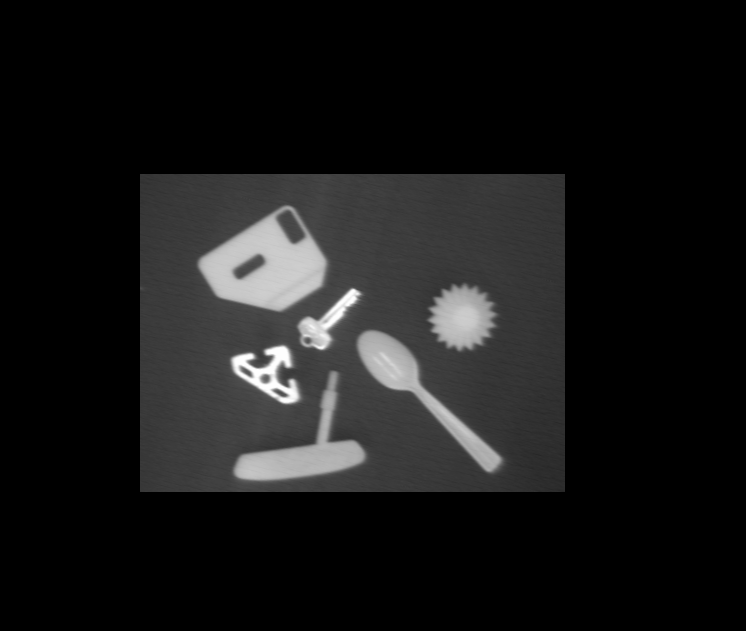
#> input picture homeworks/homework_1/data/many_objects_1.png, 746 x 631 px, given in place of many_objects_1.png.png, which was not available; the run also reads 1 picture not shown here
$ python p3.py many_objects_1.png
#> lines starting #> are read from the running program, lines starting #| are printed output that depends on the picture; after the words box and inside, x2 and y2 are one past the last pixel; in counts of white or black regions, pixels touching at a corner belong together; pictures that were not available may be replaced by others from this repository, and a replacement may not be noted
#> in main, test_img is the input picture: shape (631, 746, 3); min 0, max 254, mean 23.5
### homeworks/homework_1/p1n2.py
#!/usr/bin/env python3
import cv2
import numpy as np
import sys
from scipy.ndimage import gaussian_filter
from scipy.signal import convolve2d
import matplotlib.pyplot as plt


def binarize( gray_image, thresh_val ):
    """ Function to threshold grayscale image to binary
        Sets all pixels lower than threshold to 0, else 255

        Args:
        - gray_image: grayscale image as an array
        - thresh_val: threshold value to compare brightness with

        Return:
        - binary_image: the thresholded image
    """
#> called with thresh_val = 128
    binary_image = 255 * ( gray_image >= thresh_val ).astype( np.uint8 )
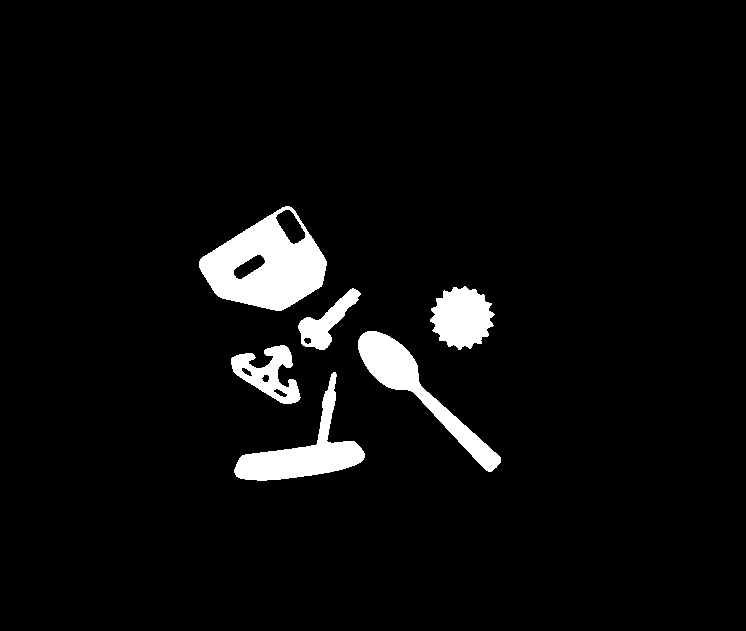
#> binary_image: shape (631, 746); 4.8% white; 6 white regions, box (x1, y1, x2, y2) and area: (199, 206, 327, 311) 7678, (358, 331, 501, 472) 4239, (234, 372, 365, 481) 4216, (430, 286, 495, 350) 2869, (231, 345, 301, 404) 1956, (298, 288, 361, 350) 1425

    return binary_image

# binarize


def label( binary_image ):
    """ Function to labeled components in a binary image
        Uses a sequential labeling algorithm

        Args:
        - binary_image: binary image with multiple components to label

        Return:
        - lab_im: binary image with grayscale level as label of component
    """

    _, lab_im = cv2.connectedComponents( binary_image )
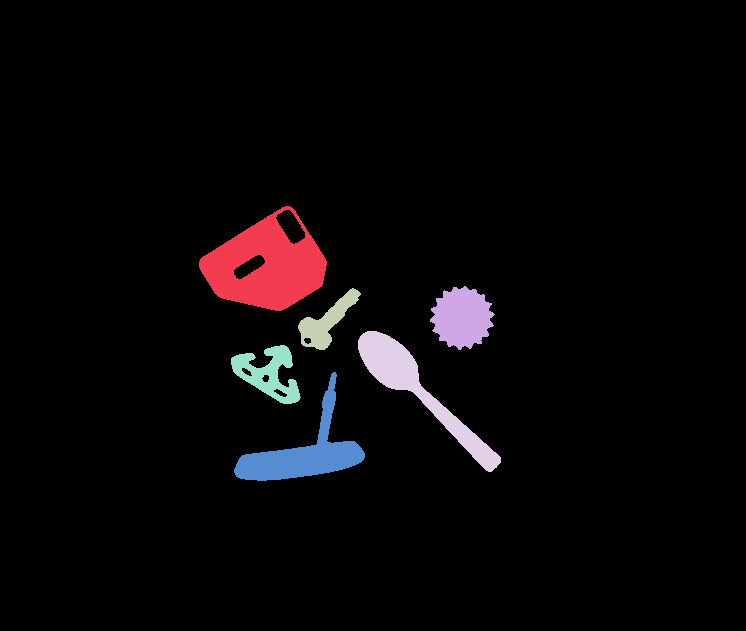
#> lab_im: shape (631, 746) int32; 7 distinct labels, from 0 to 6; one colour per label, 0 black
    return lab_im

# label


def measure_com( binary_image ):
    """ Helper function to get the center of mass of a binary image

        Args:
            - binary_image: binary image array

        Return:
            - com: a dict of 'x' and 'y' for the center of mass values (int)

    """
    x = np.arange( binary_image.shape[1] )
    y = np.arange( binary_image.shape[0] )

    X, Y = np.meshgrid( x, y )

    com = {}

    mass = binary_image.sum()
    com['x'] = int( ( X * binary_image ).sum() / mass )
    com['y'] = int( ( Y * binary_image ).sum() / mass )

    return com

# measure_com


def measure_second_moment( binary_image, com ):
    """ Helper function to get the center of mass of a binary image

        a -> I_xx
        b -> I_xy
        c -> I_yy

        Args:
            - binary_image: binary image array
            - com: the center of mass position dict of 'x' and 'y'

        Return:
            - (orientation, roundedness) of the body

    """
    # ensure binary_image is max value of one
    binary_img = ( binary_image > 0 ).astype( int )

    # extract com
    x_com = com['x']
    y_com = com['y']

    # get the X and Y grid
    x_range = np.arange( binary_img.shape[1] , dtype = np.int64 )
    y_range = np.arange( binary_img.shape[0] , dtype = np.int64 )
    X, Y = np.meshgrid( x_range, y_range )

    # push the center of mass to the origin
    Xp = X - x_com  # x' = x - x_com
    Yp = Y - y_com  # y' = y - y_com

    # calculate 2nd moment parameters
    I_xx = ( ( Xp ** 2 ) * binary_img ).sum()
    I_xy = 2 * ( Xp * Yp * binary_img ).sum()
    I_yy = ( ( Yp ** 2 ) * binary_img ).sum()

    # calculate orientation
    theta_1 = np.arctan2( I_xy, I_xx - I_yy ) / 2  # orientation
    theta_2 = theta_1 + np.pi / 2

    # calculate roundedness
    E = lambda th: I_xx * np.sin( th ) ** 2 - I_xy * np.sin( th ) * np.cos( th ) + I_yy * np.cos( th ) ** 2

    roundedness = E( theta_1 ) / E( theta_2 )  # E_min/E_max

    return ( theta_1, roundedness )

# measure_second_moment


def get_attribute( labeled_image ):
    """ Function to get the attributes of each component of the image
        Calculates the position, orientation, and roundedness

        Args:
        - labeled_image: image file with labeled components

        Return:
        - attribute_list: a list of the aforementioned attributes
    """
    # get the object list
    objects = np.unique( labeled_image[labeled_image > 0] )  # remove the bg
#> objects = [1, 2, 3, 4, 5, 6]

    # iterate through the objects to get their parameters
    attribute_list = [None] * len( objects )
#> attribute_list = 6 items
    for obj in objects:
        # attribute dict
        attribute_obj = {}

        # segment out the image
        img_mask = ( labeled_image == obj ).astype( np.uint8 )

        # get the COM position attribute
        com = measure_com( img_mask )
        attribute_obj['position'] = com

        # get the orientation of the body attribute
        orient, rounded = measure_second_moment( img_mask, com )
        attribute_obj['orientation'] = orient
        attribute_obj['roundedness'] = rounded

        # add the attribute to the list
        attribute_list[obj - 1] = attribute_obj
#> this loop made 6 passes
#> (mass in measure_com, x_com in measure_second_moment, y_com in measure_second_moment, I_xx in measure_second_moment, I_xy in measure_second_moment, I_yy in measure_second_moment, theta_1 in measure_second_moment, theta_2 in measure_second_moment) on passes 1 to 6: (7678, 265, 265, 7441377, -558248, 3919285, -0.0786, 1.49), (2869, 461, 317, 659805, -2808, 664082, -1.28, 0.29), (1425, 326, 321, 348328, -527516, 342115, -0.78, 0.791), (4239, 417, 389, 6760002, 12647554, 6522882, 0.776, 2.35), (1956, 268, 373, 619119, 324216, 444835, 0.539, 2.11), (4216, 303, 452, 4771093, -2840978, 2066279, -0.405, 1.17)
#> pass 1, in get_attribute, `img_mask = ( labeled_image == obj ).astype( np.uint8 )`:
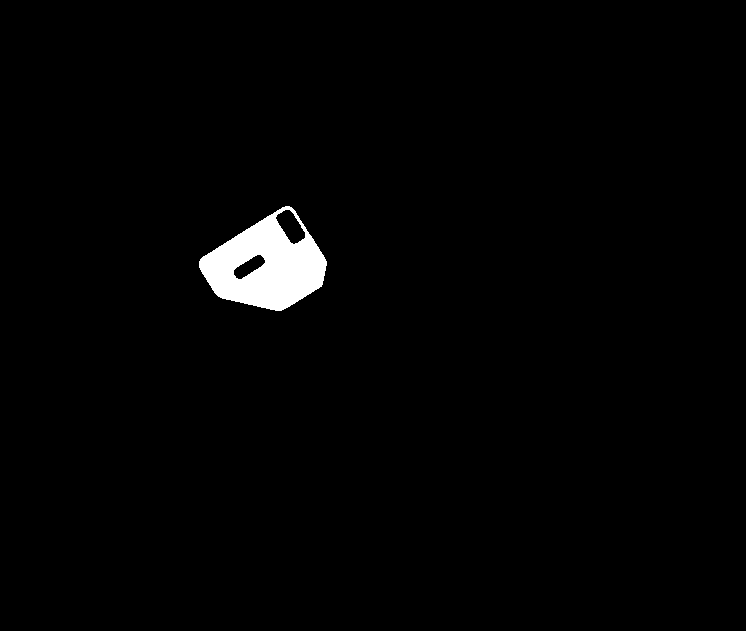
#> img_mask: shape (631, 746); values 0 (black) and 1 (white), 1.6% white; 1 white region, box (x1, y1, x2, y2) and area: (199, 206, 327, 311) 7678
#> pass 1, in measure_second_moment, `Xp = X - x_com  # x' = x - x_com`:
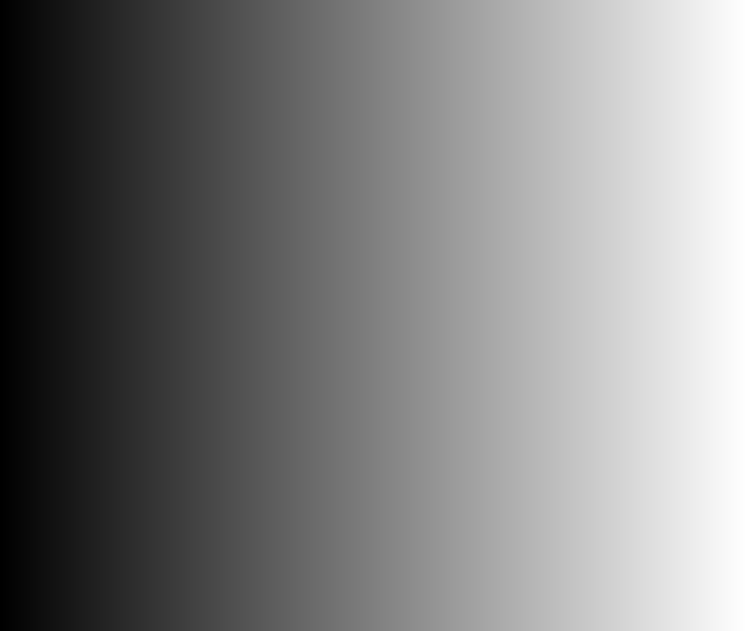
#> Xp: shape (631, 746) int64; min -265, max 480, mean 107.5; drawn with min black and max white
#> pass 1, in measure_second_moment, `Yp = Y - y_com  # y' = y - y_com`:
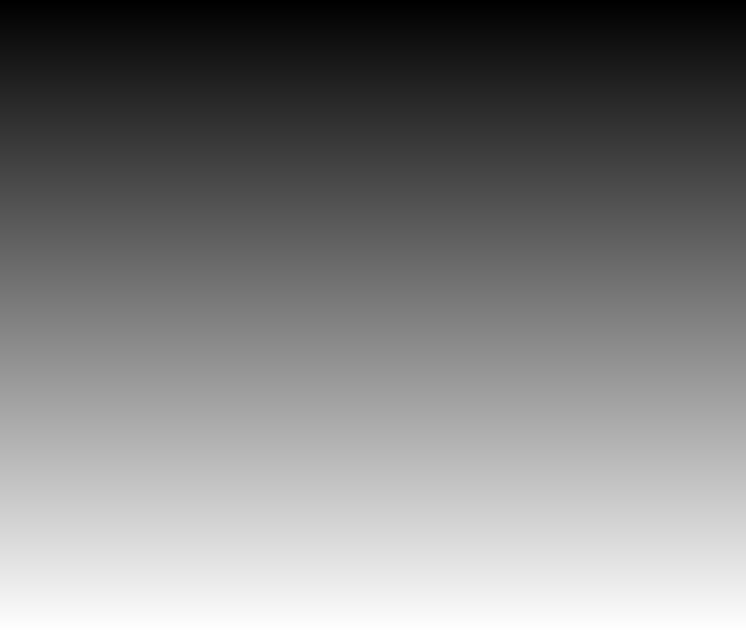
#> Yp: shape (631, 746) int64; min -265, max 365, mean 50; drawn with min black and max white

    # for
    return attribute_list

# get_attribute


# [23 lines left out: function draw_attributes, not called in this run]

# draw_attributes


def nonmax_suppress( d_image_x, d_image_y ):
    ''' Perofrm non-maximum suppression'''
    # get the image magnitude and direction
    d_image_mag = np.sqrt( d_image_x ** 2 + d_image_y ** 2 )
    d_image_dir = np.rad2deg( np.arctan2( d_image_y, d_image_x ) )

    # bin the image direction
    d_image_dir_binned = np.zeros_like( d_image_dir, dtype = int )
    for angle in range( 0, 180, 45 ):
        angle2 = angle - 180
        angle3 = angle + 180
        mask_angle = ( angle - 22.5 <= d_image_dir ) & ( d_image_dir < angle + 22.5 )
        mask_angle2 = ( angle2 - 22.5 <= d_image_dir ) & ( d_image_dir < angle2 + 22.5 )
        mask_angle3 = ( angle3 - 22.5 <= d_image_dir ) & ( d_image_dir < angle3 + 22.5 )
        mask = mask_angle | mask_angle2 | mask_angle3

        d_image_dir_binned[mask] = angle

    # for

    ( I, J ) = np.nonzero( d_image_mag )

    # iterate over non-zero values
    output_img = np.zeros_like( d_image_mag )
    for i, j in zip( I, J ):
        # skip the boundary
        if ( i < 1 ) or ( i >= d_image_mag.shape[0] - 1 ):
            continue

        if ( j < 1 ) or ( j >= d_image_mag.shape[1] - 1 ):
            continue

        # grab the angle
        angle = d_image_dir_binned[i, j]

        # collect values to check
        if angle == 0:  # x-axis
            check_values = [d_image_mag[i, j + l] for l in range( -1, 1 + 1 ) if l != 0]

        elif angle == 45:  # along y = x
            check_values = [d_image_mag[i + l, j + l] for l in range( -1, 1 + 1 ) if l != 0]

        elif angle == 90:  # along y-axis
            check_values = [d_image_mag[i + l, j] for l in range( -1, 1 + 1 ) if l != 0]

        else:  # along y = -x
            check_values = [d_image_mag[i + l, j - l] for l in range( -1, 1 + 1 ) if l != 0]

        # nms

        if np.max( check_values ) <= d_image_mag[i, j]:
            output_img[i, j] = d_image_mag[i, j]

        # if

        else:
            output_img[i, j] = 0

    # for

    return output_img

# nonmax_suppress


def detect_edges( image, sigma, threshold, lo_thresh = np.inf, nms = False ):
    """Find edge points in a grayscale image.

    Args:
        - image (2D uint8 array): A grayscale image.
        - sigma: the sigma value for a gaussian derivative convolution
        - threshold: the threshold value for determining edges
        - lo_thresh (default None): the potential edge threshold for hysteresis
                                    thresholding
    Return:
      - edge_image (2D binary image): each location indicates whether it belongs to an edge or not
    """

    # get the derivative of the images
    sobel_x = np.array( [[-1, 0, 1], [-2, 0, 2], [-1, 0, 1]] )
    sobel_y = sobel_x.T
    blurred_image = gaussian_filter( image, sigma, order = 0 )
    d_image_x = convolve2d( blurred_image, sobel_x, 'same' )
    d_image_y = convolve2d( blurred_image, sobel_y, 'same' )

    # perform non-maximal suppression
    if nms:
        d_image_mag = nonmax_suppress( d_image_x, d_image_y )

    else:
        d_image_mag = np.sqrt( d_image_x ** 2 + d_image_y ** 2 )

    # hysteresis thresholding
    # # get the definitive edges
    edge_image = ( d_image_mag >= threshold ).astype( np.uint8 )

    if lo_thresh < threshold:  # hysteresis thresholding (only need if lo_thresh < threshold)
        # find the potential edges
        edge_image += ( d_image_mag >= lo_thresh ).astype( np.uint8 )

        # at this point, potential matches should be 1 and definitive matches should be 2
        for i in range( edge_image.shape[0] ):
            for j in range( edge_image.shape[1] ):
                # find the indices for the neighborhood array
                lo_i = i - 1 if i > 0 else 0
                hi_i = i + 2 if i < edge_image.shape[0] - 1 else None  # on the far edge
                lo_j = j - 1 if j > 0 else 0
                hi_j = j + 2 if j < edge_image.shape[1] - 1 else None  # on the far edge

                neighbors = edge_image[lo_i:hi_i, lo_j:hi_j]

                # check if there is a definitive edge around
                if np.count_nonzero( neighbors > 1 ) == 0:  # if there are no definitive edges
                    edge_image[i, j] = 0  # set this as not an edge

                # if
            # for
        # for
    # if

    # post processing for binarization of edges
    edge_image[edge_image.nonzero()] = 255

    return edge_image

# detect_edges


def get_edge_attribute( labeled_image, edge_image ):
    '''
    Function to get the attributes of each edge of the image
          Calculates the angle, distance from the origin and length in pixels
    Args:
      labeled_image: binary image with grayscale level as label of component
      edge_image (2D binary image): each location indicates whether it belongs to an edge or not

    Returns:
       attribute_list: a list of list [[dict()]]. For example, [lines1, lines2,...],
       where lines1 is a list and it contains lines for the first object of attribute_list in part 1.
       Each item of lines 1 is a line, i.e., a dictionary containing keys with angle, distance, length.
       You should associate objects in part 1 and lines in part 2 by putting the attribute lists in same order.
       Note that votes in HoughLines opencv-python is not longer available since 2015. You will need to compute the length yourself.
    '''
    # get the labels
    labels = np.unique( labeled_image[labeled_image.nonzero()] )

    # set-up
    x_range = np.arange( edge_image.shape[1] )
    y_range = np.arange( edge_image.shape[0] )
    X, Y = np.meshgrid( x_range, y_range )

    # get the line attributes
    attribute_list = [None] * len( labels )
    for lbl in labels:
        # segment out the edge image
        lbl_edges = 255 * np.logical_and( labeled_image == lbl, edge_image ).astype( np.uint8 )

        # get the Hough Transform for lines
        lines = cv2.HoughLines( lbl_edges, 2, np.pi / 180, 35 )
        if isinstance( lines, type( None ) ):
            continue

        # if

        lines = lines[:, 0, :]  # drop unnecessary dimension

        # determine the length of lines
        dist_thresh = 2  # (px) the distance threshold for counting length of lines

        # iterate over all of the lines associated with this label
        lbl_attr_list = []
        for rho, theta in lines:
            line_dict = {'angle': theta, 'distance': rho}
            # calculate the distance from the line
            line_dist = np.abs( np.cos( theta ) * X + np.sin( theta ) * Y - rho )

            # find all of the overlaps on the edges w/in a threshold
            pixels_on_line = ( lbl_edges ) & ( line_dist <= dist_thresh )

            # find line continuity ( not implemented )

            # find length of line
            line_dict['length'] = np.count_nonzero( pixels_on_line )

            # append the dict to the label list
            lbl_attr_list.append( line_dict )

        # for

        # Add the attribute
        attribute_list[lbl - 1] = lbl_attr_list

    # for

    return attribute_list

# get_edge_attribute


# [26 lines left out: function draw_edge_attributes, not called in this run]

# draw_edge_attributes


def get_circle_attribute( labeled_image, edge_image ):
    '''
    Function to get the attributes of each circle of the image
          Calculates the center and radius in pixels (non-rounded)
    Args:
      labeled_image: binary image with grayscale level as label of component
      edge_image (2D binary image): each location indicates whether it belongs to an edge or not

    Returns:
       attribute_list: a list of list [[dict()]]. For example, [lines1, lines2,...],
       where lines1 is a list and it contains lines for the first object of attribute_list in part 1.
       Each item of lines 1 is a circle, i.e., a dictionary containing keys with radius, position,
           where position is a dict of keys 'x' and 'y'.
       You should associate objects in part 1 and lines in part 2 by putting the attribute lists in same order.
       Note that votes in HoughLines opencv-python is not longer available since 2015. You will need to compute the length yourself.
       Will return None for an image if no circles were detected
    '''

    # extra credits

    # get the labels
    labels = np.unique( labeled_image[labeled_image.nonzero()] )

    # determine all the circles in the image
    attribute_list = [None] * len( labels )
    for lbl in labels:
        # segment out the edge image
        lbl_edges = 255 * np.logical_and( labeled_image == lbl, edge_image ).astype( np.uint8 )

        # perform the hough transform
        circles = cv2.HoughCircles( lbl_edges, cv2.HOUGH_GRADIENT, 2, 20,
                                   param1 = 50, param2 = 60,
                                   minRadius = 0, maxRadius = 0 )
        if isinstance( circles, type( None ) ):
            continue

        # if

        circles = circles[:, 0, :]  # drop unnecessary dimenstion

        # determine the length of lines
        dist_thresh = 2  # (px) the distance threshold for counting length of lines

        # iterate over all of the lines associated with this label
        lbl_attr_list = []
        for x0, y0, R in circles:
            circle_dict = {'radius': R}

            # append the position (center point
            circle_dict['position'] = {'x': x0, 'y': y0}

            # append the dict to the label list
            lbl_attr_list.append( circle_dict )

        # for

        # Add the attribute
        attribute_list[lbl - 1] = lbl_attr_list

    # for

    return attribute_list

# get_circle_attributes


# [170 lines left out: functions main, debug, not called in this run]

# debug


# [2 lines that do not run on import are left out]
    # [27 lines of commented-out code are left out]


### homeworks/homework_1/p3.py
#!/usr/bin/env python3
import cv2
from p1n2 import *
import os, glob
from numpy import shape
from builtins import enumerate

# object database
train_file_list = ['train/circle1.png', 'train/circle2.png', 'train/oval1.png',
                   'train/oval2.png', 'train/pacMan.png', 'train/parallelogram.png',
                   'train/pentagon.png', 'train/rectangle1.png', 'train/rectangle2.png',
                   'train/rhombus.png', 'train/square1.png', 'train/square2.png',
                   'train/trapezoid.png', 'train/triangle1.png', 'train/triangle2.png']


def combine_attribute_lists( shape_attribute, edge_attribute, circle_attribute ):
    """ This is a function to combine all of the attribute lists into one big list of dicts

    Args:
        shape_attribute: a list of the general shape attributes (length N)
        edge_attribute: a list of edge attributes (length N)
        circle_attribute: a list of circle attributes (length N)

    Returns:
        attribute_list: a combined attribute list of the folllowing
        [dict()]
            - dict() of keys:
                'shape': shape_attributes
                'edge': edge_attributes
                'circle': circle_attributes
                * None for any implies that there was no match *

    """
    if ( len( shape_attribute ) != len( edge_attribute ) ) and ( len( shape_attribute ) != len( circle_attribute ) ):
        raise IndexError

    # if

    attribute_list = []
    for shape_attr, edge_attr, circle_attr in zip( shape_attribute, edge_attribute, circle_attribute ):
        if edge_attr == None:
            edge_attr = []

        # if

        if circle_attr == None:
            circle_attr = []

        # if
        attribute = {'shape': shape_attr, 'edge': edge_attr, 'circle': circle_attr}

        # append the attribute
        attribute_list.append( attribute )

    # for

    return attribute_list

# combine_attribute_lists


# [92 lines left out: function compare_image_to_template, not called in this run]

# compare_images


def get_all_attributes( object_img, threshold ):
    ''' Function to get all of the attributes from the object file

    Args:
        object_file: an image file to get the file from
        threshold:   the threshold for the binarization

    Returns:
        A list of attribues in dict form
            'shape': shape attributes
            'edge':  edge attributes
            'circle': circle attributes

    '''
    # get the shape attributes
    gray_img = cv2.cvtColor( object_img, cv2.COLOR_BGR2GRAY )
    binary_img = binarize( gray_img, thresh_val = threshold )
    lbl_img = label( binary_img )

    shape_attribute_list = get_attribute( lbl_img )
#> shape_attribute_list = 6 items
#> (the rest of the program and of its run is left out)
